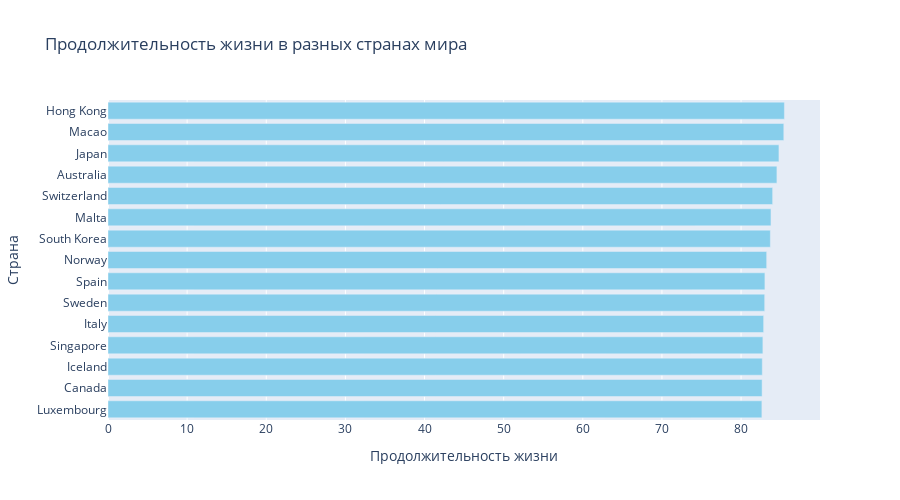

The code cell stored with this chart in its notebook:
### Markdown cell above
Начнём с самого простого. Давайте посмотрим на то, в каких странах самая высокая продолжительность жизни. Скорее всего там будет высокий уровень грамотности, низкая инфляция и развиты различные институты, а возможно и нет. Сейчас и узнаем :)

### Code cell
quality_life_sorted: pd.DataFrame = quality_life.sort_values(by='Life expectancy', ascending=False).head(15)

fig = go.Figure()

fig.add_trace(go.Bar(
    x = quality_life_sorted['Life expectancy'],
    y = quality_life_sorted['Country'],
    orientation = 'h',
    marker = dict(color='skyblue'),
    name = "Продолжительность жизни"
))

fig.update_layout(
    title = "Продолжительность жизни в разных странах мира",
    xaxis_title = "Продолжительность жизни",
    yaxis_title = "Страна",
    width = 900, 
    height = 500, 
    yaxis = dict(categoryorder = 'total ascending')
)


fig.show()

### Figure 1 — Plotly figure (JSON) as saved in the notebook; plotly's stock layout.template omitted (floating-point values rounded to 4 significant figures)
{"data": [{"marker": {"color": "skyblue"}, "name": "Продолжительность жизни", "orientation": "h", "type": "bar", "x": [85.47, 85.4, 84.78, 84.53, 83.99, 83.78, 83.7, 83.23, 83.01, 82.98, 82.85, 82.75, 82.68, 82.66, 82.63], "y": ["Hong Kong", "Macao", "Japan", "Australia", "Switzerland", "Malta", "South Korea", "Norway", "Spain", "Sweden", "Italy", "Singapore", "Iceland", "Canada", "Luxembourg"]}], "layout": {"height": 500, "title": {"text": "Продолжительность жизни в разных странах мира"}, "width": 900, "xaxis": {"title": {"text": "Продолжительность жизни"}}, "yaxis": {"categoryorder": "total ascending", "title": {"text": "Страна"}}}}
